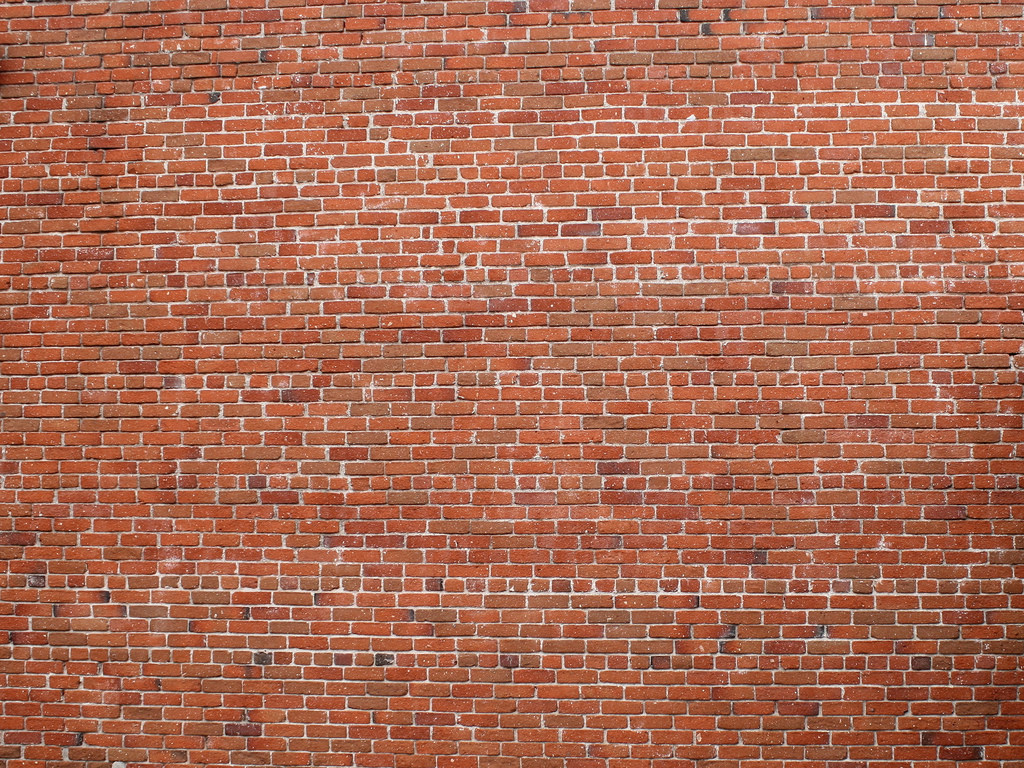
#> input picture data/bricks.jpg, 1024 x 768 px, found by its file name
$ python Holefill.py
#> lines starting #> are read from the running program, lines starting #| are printed output that depends on the picture; after the words box and inside, x2 and y2 are one past the last pixel; in counts of white or black regions, pixels touching at a corner belong together
from PIL import Image, ImageDraw
import numpy as np
import random
import os.path
import pickle

##############################################################################
#                        Functions for you to complete                       #
##############################################################################

# [38 lines left out: functions ComputeSSD, CopyPatch, not called in this run]

##############################################################################
#                            Some helper functions                           #
##############################################################################

def DrawBox(im,x1,y1,x2,y2):
	draw = ImageDraw.Draw(im)
	draw.line((x1,y1,x1,y2),fill="white",width=1)
	draw.line((x1,y1,x2,y1),fill="white",width=1)
	draw.line((x2,y2,x1,y2),fill="white",width=1)
	draw.line((x2,y2,x2,y1),fill="white",width=1)
	del draw
	return im

# [12 lines left out: function Find_Edge, not called in this run]

##############################################################################
#                           Main script starts here                          #
##############################################################################

#
# Constants
#

# Change patchL to change the patch size used (patch size is 2 *patchL + 1)
patchL = 10
patchSize = 2*patchL+1

# Standard deviation for random patch selection
randomPatchSD = 1

# Display results interactively
showResults = True

#
# Read input image
#

im = Image.open('bricks.jpg').convert('RGB')
#> im is the input picture: PIL image 1024x768 RGB; mean R, G, B 170.5, 106.5, 83.8
im_array = np.asarray(im, dtype=np.uint8)
imRows, imCols, imBands = np.shape(im_array)
#> imRows = 768; imCols = 1024; imBands = 3

#
# Define hole and texture regions.  This will use files fill_region.pkl and
#   texture_region.pkl, if both exist, otherwise user has to select the regions.
if os.path.isfile('fill_region.pkl') and os.path.isfile('texture_region.pkl'):
	fill_region_file = open('fill_region.pkl', 'rb')
#> (reads code/fill_region.pkl from the repository)
	fillRegion = pickle.load( fill_region_file )
	fill_region_file.close()

	texture_region_file = open('texture_region.pkl', 'rb')
#> (reads code/texture_region.pkl from the repository)
	textureRegion = pickle.load( texture_region_file )
	texture_region_file.close()
else:
	# ask the user to define the regions
	print ("Specify the fill and texture regions using polyselect.py")
	exit()

#
# Get coordinates for hole and texture regions
#

fill_indices = fillRegion.nonzero()
nFill = len(fill_indices[0])                # number of pixels to be filled
iFillMax = max(fill_indices[0])
iFillMin = min(fill_indices[0])
jFillMax = max(fill_indices[1])
jFillMin = min(fill_indices[1])
assert((iFillMin >= patchL) and
		(iFillMax < imRows - patchL) and
		(jFillMin >= patchL) and
		(jFillMax < imCols - patchL)) , "Hole is too close to edge of image for this patch size"

texture_indices = textureRegion.nonzero()
iTextureMax = max(texture_indices[0])
iTextureMin = min(texture_indices[0])
jTextureMax = max(texture_indices[1])
jTextureMin = min(texture_indices[1])
textureIm   = im_array[iTextureMin:iTextureMax+1, jTextureMin:jTextureMax+1, :]
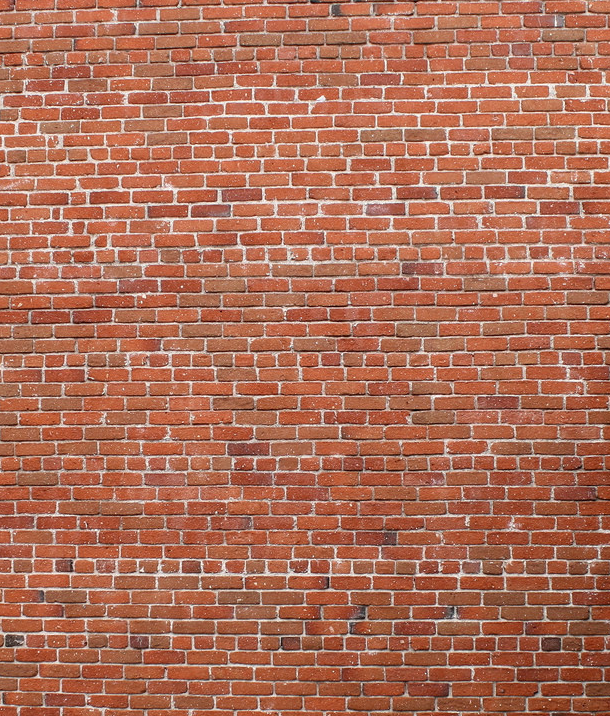
#> textureIm: shape (716, 610, 3); mean R, G, B 174, 110.2, 87.8
texImRows, texImCols, texImBands = np.shape(textureIm)
#> texImRows = 716; texImCols = 610; texImBands = 3
assert((texImRows > patchSize) and
		(texImCols > patchSize)) , "Texture image is smaller than patch size"

#
# Initialize imHole for texture synthesis (i.e., set fill pixels to 0)
#

imHole = im_array.copy()
imHole[fill_indices] = 0
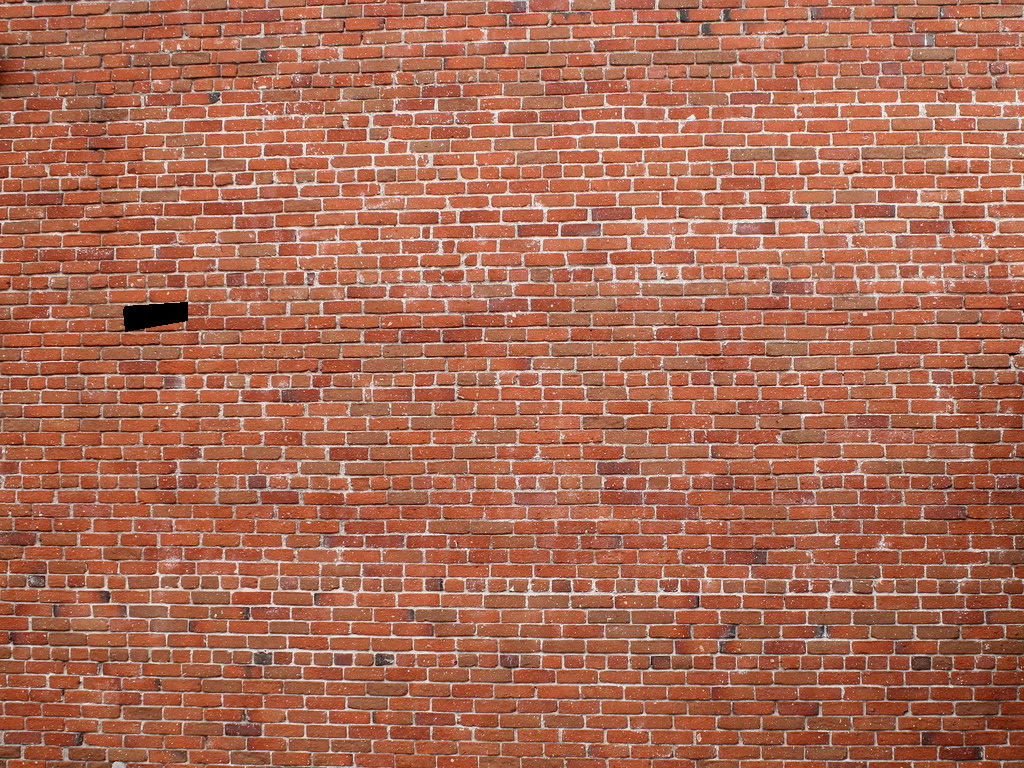
#> imHole: shape (768, 1024, 3); 0.18% of pixels changed, all inside (x1, y1, x2, y2) = (123, 302, 188, 332)

#
# Is the user happy with fillRegion and textureIm?
#
if showResults == True:
	# original
	im.show()
	# convert to a PIL image, show fillRegion and draw a box around textureIm
	im1 = Image.fromarray(imHole).convert('RGB')
	im1 = DrawBox(im1,jTextureMin,iTextureMin,jTextureMax,iTextureMax)
	im1.show()
	print ("Are you happy with this choice of fillRegion and textureIm?")
	Yes_or_No = False
	while not Yes_or_No:
#> (the run stopped early here; a loop or call above may not have finished)
